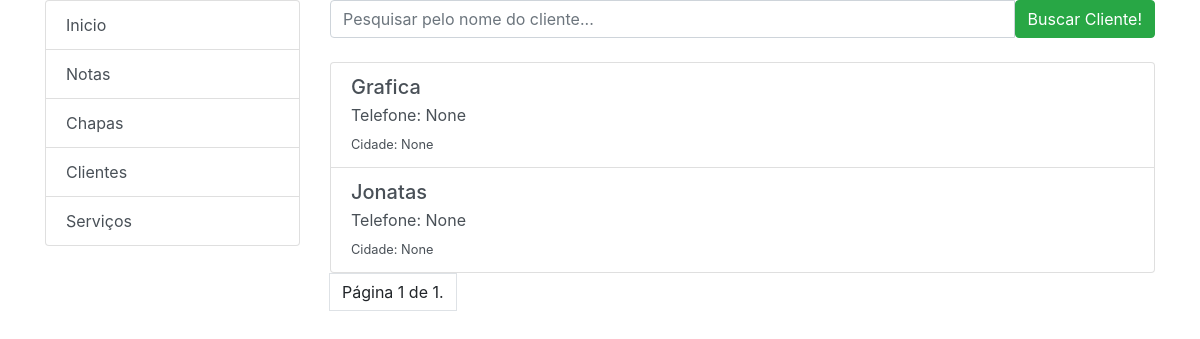
/clientes/, run on an earlier commit of the app's database.
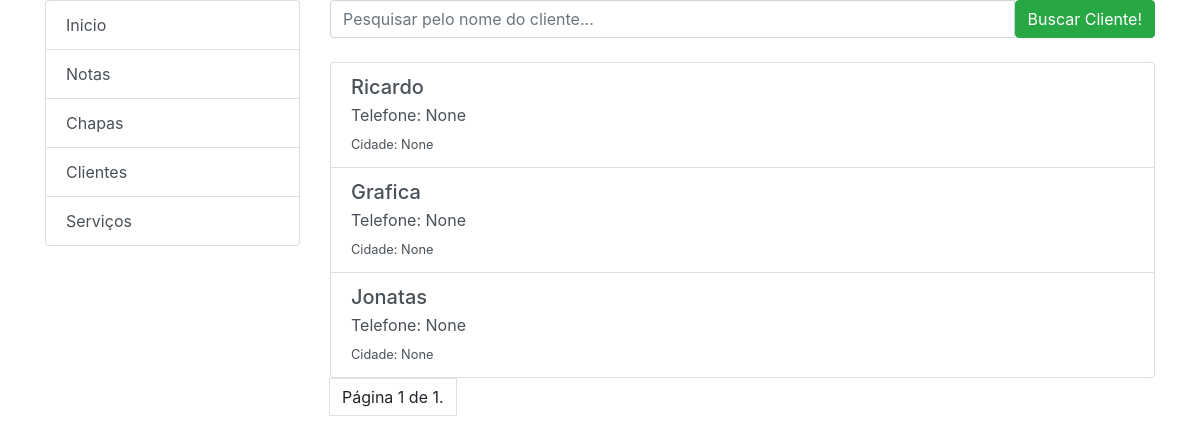
And on a later commit of the database.
### core/models.py (models this page shows, shortened)
class Cliente(models.Model):
    nome = models.CharField('* Nome / Empresa',max_length=200)
    email = models.EmailField('* Email',max_length=100,null=True,blank=True)
    telefone = models.CharField('* Fone',max_length=20,null=True,blank=True)
    cnpj = models.CharField('CNPJ',max_length=40,null=True,blank=True)
    cpf = models.CharField('CPF',max_length=40,null=True,blank=True)
    rua = models.CharField('Rua',max_length=40,null=True,blank=True)
    bairro = models.CharField('Bairro',max_length=40,null=True,blank=True)
    numero = models.IntegerField('Numero',null=True,blank=True)
    cidade = models.CharField('Cidade',max_length=40,null=True,blank=True)
    estado = models.CharField('Estado',max_length=40,null=True,blank=True)
    cep = models.CharField('Cep',max_length=40,null=True,blank=True)
    created_at = models.DateTimeField('Criado em', auto_now_add=True,null=True)
    uploaded_at = models.DateTimeField('Atualizado em', auto_now=True,null=True)
    nota = models.ManyToManyField('Nota', through='GrupoClienteNota', null=True)
    def get_absolute_url(self):
        return reverse(
            'cliente_especifico',
            args=[self.id]
    )
    class Meta:
        verbose_name = "Cliente"
        verbose_name_plural = "Clientes"
        ordering = ['-created_at']

### core/views.py (the view)
# urls.py: path('clientes/', views.clientes, name='clientes'),
def clientes(request):
    clientes = Cliente.objects.all()
    paginator = Paginator(clientes, 20)  # Show 20 contacts per page.
    page_number = request.GET.get('page')
    page_obj = paginator.get_page(page_number)
    return render(request, 'clientes.html', {'page_obj': page_obj})

### core/templates/clientes.html (shortened to what this page needs)
{% extends "layout.html" %}
{% load static %}
{% block content %}
<form action="/busca_cliente/" method="post">{% csrf_token %}
    <div class="input-group">
      <input type="text" class="form-control" name="campo_busca" placeholder="Pesquisar pelo nome do cliente...">
      <span class="input-group-btn">
        <button class="btn btn-success" type="submit">Buscar Cliente!</button>
      </span>
    </div>
</form>
<br>
<div class="list-group">
    {% for cliente in page_obj %}
    <a href="{{ cliente.get_absolute_url }}" class="list-group-item list-group-item-action">
        <div class="d-flex w-100 justify-content-between">
          <h5 class="mb-1">{{ cliente.nome }}</h5>
        </div>
        <p class="mb-1">Telefone: {{ cliente.telefone }}</p>
        <small>Cidade: {{ cliente.cidade }}</small>
    </a>
    {% endfor %}
</div>
<nav aria-label="...">
  <ul class="pagination">
      <li class="page-item">
          <a class="page-link">Página {{ page_obj.number }} de {{ page_obj.paginator.num_pages }}.</a>
      </li>
  </ul>
</nav>
{% endblock %}

What changed in the data, as far as the page shows it:
added Cliente: nome "Ricardo", telefone "None", cidade "None"
